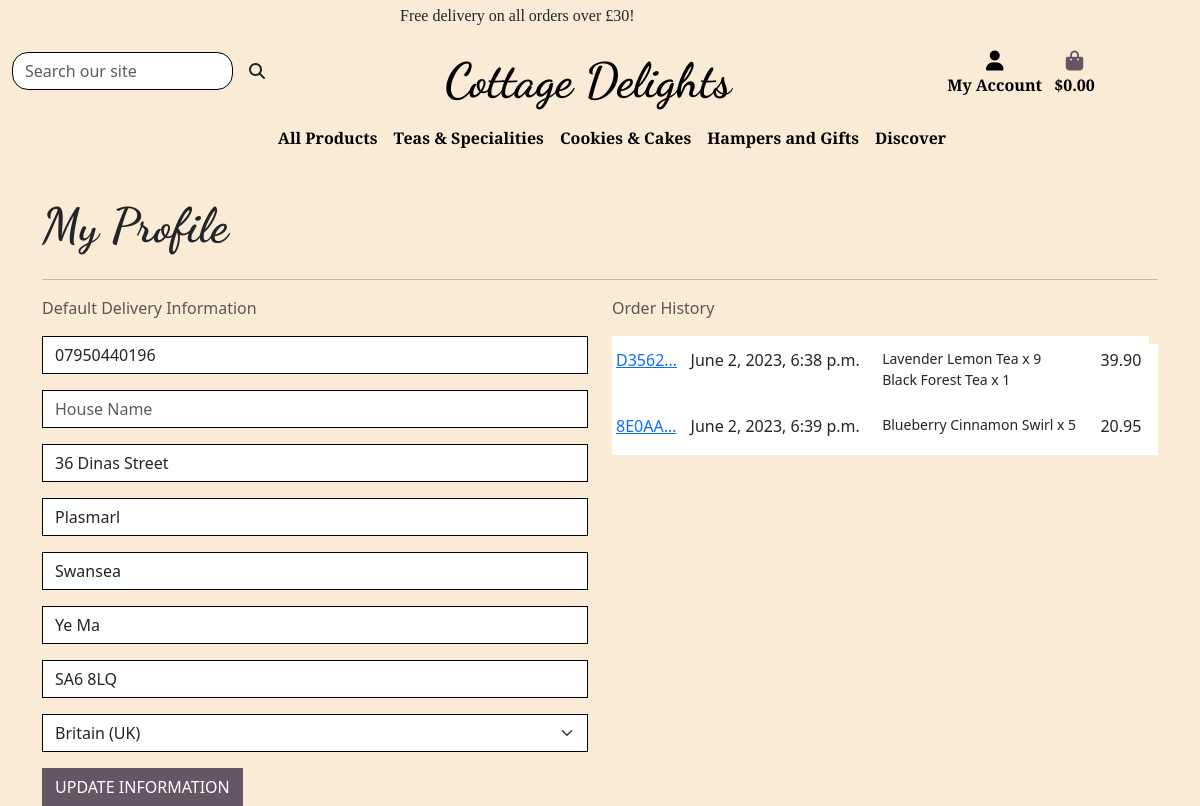
Screenshot of /userprofile/ (signed in) with the database file from the repository.
### userprofile/models.py (models this page shows, shortened)
class UserProfile(models.Model):
    user = models.OneToOneField(User, on_delete=models.CASCADE)
    default_phone_number = models.CharField(
        max_length=20, null=True, blank=True)
    default_house_name = models.CharField(max_length=20, null=True, blank=True)
    default_address_line_1 = models.CharField(
        max_length=80, null=True, blank=True)
    default_address_line_2 = models.CharField(
        max_length=80, null=True, blank=True)
    default_town_city = models.CharField(max_length=40, null=True, blank=True)
    default_county = models.CharField(max_length=80, null=True, blank=True)
    default_postcode = models.CharField(max_length=20, null=True, blank=True)
    default_country = CountryField(
        blank_label='Country', null=True, blank=True)

### checkout/models.py (models this page shows, shortened)
class OrderRecord(models.Model):
    order_number = models.CharField(max_length=50, null=False, editable=False)
    userprofile = models.ForeignKey(
        UserProfile, on_delete=models.SET_NULL,
        null=True, blank=True, related_name='orders')
    full_name = models.CharField(max_length=65, null=False, blank=False)
    email = models.EmailField(max_length=300, null=False, blank=False)
    phone_number = models.CharField(max_length=20, null=True, blank=True)
    house_name = models.CharField(max_length=30, null=True, blank=True)
    address_line_1 = models.CharField(max_length=80, null=False, blank=False)
    address_line_2 = models.CharField(max_length=80, null=True, blank=True)
    town_city = models.CharField(max_length=40, null=False, blank=False)
    county = models.CharField(max_length=40, null=True, blank=True)
    country = CountryField(blank_label='Country *', null=False, blank=False)
    postcode = models.CharField(max_length=10, null=False, blank=False)
    shopping_cart = models.TextField(null=False, blank=False, default='')
    order_total = models.DecimalField(
        max_digits=10, decimal_places=2, null=False, default=0)
    delivery_cost = models.DecimalField(
        max_digits=6, decimal_places=2, null=False, default=0)
    grand_total = models.DecimalField(
        max_digits=10, decimal_places=2, default=0)
    date = models.DateTimeField(auto_now_add=True)
    stripe_pid = models.CharField(
        max_length=254, null=False, blank=False, default='')

class OrderLineItem(models.Model):
    order = models.ForeignKey(
        OrderRecord, null=False, blank=False,
        on_delete=models.CASCADE, related_name='lineitems')
    product = models.ForeignKey(
        Product, null=False, blank=False, on_delete=models.CASCADE)
    quantity = models.IntegerField(null=False, blank=False, default=0)
    lineitem_total = models.DecimalField(
        max_digits=6, decimal_places=2,
        null=False, blank=False, editable=False)

### products/models.py (models this page shows, shortened)
class Product(models.Model):
    category = models.ForeignKey(
        'category', null=True, blank=True, on_delete=models.SET_NULL)
    sku = models.CharField(max_length=100)
    name = models.CharField(max_length=250, null=True, blank=True)
    description = models.TextField()
    ingredients = models.CharField(max_length=450)
    weight = models.CharField(max_length=10, null=True, blank=True)
    storage = models.TextField(null=True, blank=True)
    price = models.DecimalField(max_digits=6, decimal_places=2)
    rating = models.DecimalField(
        max_digits=6, decimal_places=2, null=True, blank=True)
    image_url = models.URLField(max_length=1024, null=True, blank=True)
    image = models.ImageField(null=True, blank=True)

### userprofile/views.py (the view)
# urls.py: path('userprofile/', include('userprofile.urls')),
@login_required
def userprofile(request):
    profile = get_object_or_404(UserProfile, user=request.user)
    if request.method == 'POST':
        form = UserProfileForm(request.POST, instance=profile)
        if form.is_valid():
            form.save()
            messages.success(request, 'Profile updated successfully')
        else:
            messages.error(request,
                           ('Update failed. Please ensure '
                            'the form is valid.'))
    else:
        form = UserProfileForm(instance=profile)
    orders = profile.orders.all()
    template = 'userprofile/profile.html'
    context = {
        'form': form,
        'orders': orders,
        'on_profile_page': True
    }
    return render(request, template, context)

### cart/contexts.py (called while the page is built, shortened)
def cart_contents(request):
    cart_items = []
    order_total = 0
    product_quant = 0
    cart = request.session.get('cart', {})
    if order_total < settings.FREE_DELIVERY_THRESHOLD:
        delivery = order_total * Decimal(settings.STANDARD_DELIVERY_PERCENTAGE / 100)
        free_delivery_delta = settings.FREE_DELIVERY_THRESHOLD - order_total
    else:
        delivery = 0
        free_delivery_delta = 0
    grand_total = delivery + order_total
    context = {
        'cart_items': cart_items,
        'order_total': order_total,
        'product_quant': product_quant,
        'delivery': delivery,
        'free_delivery_delta': free_delivery_delta,
        'free_delivery_threshold': settings.FREE_DELIVERY_THRESHOLD,
        'grand_total': grand_total,
    }
    return context

### userprofile/templates/userprofile/profile.html (shortened to what this page needs)
{% extends "base.html" %}
{% load static %}
{% block page_header %}
    <div class="container header-container">
    </div>
{% endblock %}
{% block content %}
    <div class="overlay"></div>
    <div class="container">
        <div class="row">
            <div class="col">
                <h2 class="logo-font mb-4">My Profile</h2>
                <hr>
            </div>
        </div>
        <div class="row">
            <div class="col-12 col-lg-6">
                <p class="text-muted">Default Delivery Information</p>
                <form class="mt-3" action="{% url 'userprofile' %}" method="POST" id="profile-update-form">
                    {{ form|crispy }}
                    <button class="btn btn-black rounded-0 text-uppercase float-right">Update Information</button>
                </form>
            </div>
            <div class="col-12 col-lg-6">
                <p class="text-muted">Order History</p>
                <div class="order-history table-responsive">
                    <table class="table table-sm table-borderless">
                        <thead>
                            <tr>
                                <th></th>
                                <th></th>
                                <th></th>
                                <th></th>
                            </tr>
                        </thead>
                        <tbody>
                            {% for order in orders %}
                            <tr>
                                <td>
                                    <a href="{% url 'order_history' order.order_number %}" title="{{ order.order_number }}">{{ order.order_number|truncatechars:6 }}</a>
                                </td>
                                <td>{{ order.date }}</td>
                                <td>
                                    <ul class="list-unstyled">
                                        {% for item in order.lineitems.all %}
                                        <li class="small">
                                        {{ item.product.name }} x {{ item.quantity }}
                                        </li>
                                        {% endfor %}
                                    </ul>
                                </td>
                                <td>{{ order.grand_total }}</td>
                                <td></td>
                            </tr>
                            {% endfor %}
                        </tbody>
                    </table>
                </div>
            </div>
        </div>
{% endblock %}

### templates/base.html (shortened to what this page needs)
{% load static %}
<!DOCTYPE html>
<html lang="en">
<head>
    {% block corecss %}
    <link href="https://cdn.jsdelivr.net/npm/bootstrap@5.3.0-alpha3/dist/css/bootstrap.min.css" rel="stylesheet">
    <link rel="stylesheet" href="{% static 'css/base.css' %}">
    {% endblock %}
</head>
<body>
    <header class="container-fluid header-bg fixed-top mt-0 mb-3 pt-0 gx-0 mx-0">
        <div id="topnav" class="row d-lg-flex headingdiv gx-0 mx-0">
        <div class="free-shipping col-sm-4 offset-4 my-auto">
            <div class="text-dark pt-1">
                <span class="text-center">Free delivery on all orders over £{{ free_delivery_threshold }}!</span>
            </div>
    </div>
        <div class="row pt-lg-2 d-lg-flex gx-0 mx-0">
        <div class="row">
             <div class="col-md-4 col-lg-3 py-1 py-lg-0 mt-3 d-none d-sm-none d-md-none d-lg-block">
                <form method="GET" action="{% url 'products' %}">
                    <div class="input-group w-100">
                        <input class="form-control border border-black rounded-4" type="text" name="q" placeholder="Search our site">
                        <div class="input-group-append">
                            <button class="form-control btn rounded-4" type="submit">
                                <span class="icon">
                                    <i class="fas fa-search"></i>
                                </span>
                            </button>
                        </div>
                    </div>
                </form>
            </div>
            <div class="col-12 col-lg-6 py-1 py-lg-0 mt-3 text-center text-lg-left">
                <a href="{% url 'home' %}" class="nav-link main-logo-link">
                    <h2 class="logo-font text-black my-0">Cottage Delights</h2>
                </a>
            </div>
            <div class="col-lg-3 my-auto py-1 py-lg-0 d-none d-sm-none d-md-none d-lg-block">
                <ul class="list-inline list-unstyled text-center text-lg-right my-0">
                    <li class="list-inline-item dropdown">
                        <a class="text-black nav-link" href="{% url 'userprofile' %}" id="user-options" data-bs-toggle="dropdown" aria-haspopup="true" aria-expanded="false">
                            <div class="text-center">
                                <div><i class="fas fa-user fa-lg"></i></div>
                                <p class="my-0">My Account</p>
                            </div>
                        </a>
                    </li>
                    <li class="list-inline-item pe-3">
                        <a class="{% if grand_total %}text-info font-weight-bold{% else %}text-black{% endif %} nav-link" href="{% url 'view_cart' %}">
                            <div class="text-center">
                                <div><i class="fas fa-shopping-bag fa-lg"></i></div>
                                <p class="my-0">
                                    {% if grand_total %}
                                        £{{ grand_total|floatformat:2 }}
                                    {% else %}
                                        $0.00
                                    {% endif %}
                                </p>
                            </div>
                        </a>
                    </li>
                </ul>
            </div>
            </div></div>
        <div class="row header-bg d-none d-sm-none d-md-none d-lg-block">
            <nav class="navbar d-none d-sm-block navbar-expand-md navbar-expand-lg navbar-light w-100">
                {% include 'includes/main_navigation.html' %}
            </nav>
        </div>
        <div class="row header-bg">
            <nav class="navbar navbar-expand-lg navbar-light w-50">
            </nav>
        </div>
    </div>
    </header>
    {% block page_header %}
    {% endblock %}
    {% block content %}
    {% endblock %}
</body>
</html>

### templates/includes/main_navigation.html (shortened to what this page needs)
<nav class="navbar-collapse navbar-expand-sm ps-5" id="main-nav">
    <ul class="navbar-nav w-auto mx-auto">
        <li class="nav-item dropdown">
            <a class="logo-font font-weight-bold nav-link text-black" href="#" id="all-products-link" data-bs-toggle="dropdown" aria-haspopup="true" aria-expanded="false">
                All Products
            </a>
        </li>
        <li class="nav-item dropdown">
            <a class="logo-font font-weight-bold nav-link text-black" href="{% url 'products' %}?category=loose_tea,special_teas" id="teas-specials-link" data-bs-toggle="dropdown" aria-haspopup="true" aria-expanded="false">
                Teas &amp; Specialities
            </a>
        </li>
        <li class="nav-item dropdown">
            <a class="logo-font font-weight-bold nav-link text-black" href="#" id="cookies-cakes-link" data-bs-toggle="dropdown" aria-haspopup="true" aria-expanded="false">
                Cookies &amp; Cakes
            </a>
        </li>
        <li class="nav-item dropdown">
            <a class="logo-font font-weight-bold nav-link text-black" href="#" id="hampers-gifts-link" data-bs-toggle="dropdown" aria-haspopup="true" aria-expanded="false">
                Hampers and Gifts
            </a>
        </li>
        <li class="nav-item dropdown">
            <a class="logo-font font-weight-bold nav-link text-black" href="#" id="sale-link" data-bs-toggle="dropdown" aria-haspopup="true" aria-expanded="false">
                Discover
            </a>
        </li>
    </ul>
</nav>

### static/css/base.css (style rules this page uses)
html { height: 100%; margin: 0; padding: 0; width: 100%; }
body { width: 100%; background-image: url('/media/elaine-howlin-FEpNmWh1fMc-unsplash-min.jpg'); background-repeat: no-repeat; background-size: cover; background-color: rgb(247, 235, 235); height: calc(76vh - 164px); }
.overlay { height: 100%; width: 100%; background-color: antiquewhite; z-index: -1; top: 0; left: 0; position: fixed; }
.header-container { padding-top: 164px; width: 100%; }
a.nav-link { font-family: 'Arbutus Slab', serif; font-weight: 700; }
header.header-bg { background-color: antiquewhite; }
h2.logo-font { font-family: 'Dancing Script', serif; font-weight: 700; font-size: 3em; }
.nav-item { list-style: none; font-family: 'Arbutus Slab', serif; font-weight: 700; }
div.free-shipping { z-index: 9000; font-family: 'Arbutus Slab', serif; font-weight: 400; }
.icon { align-items: center; display: inline-flex; justify-content: center; height: 1.5rem; width: 1.5rem; }
.fa-shopping-bag { color: rgb(99, 87, 100); }
a.btn-black, button.btn-black, input.btn-black, a.editbutton { background: rgb(99, 87, 100); color: white; }
@media (min-width: 768px) { .container { width: 100%; } }
@media (min-width: 992px) { .header-container { padding-top: 164px; } }
@media screen and (min-width: 768px) and (max-width: 1755px) { html { width: 100%; } }
@media screen and (min-width: 768px) and (max-width: 1755px) { body { width: 100%; } }
@media screen and (min-width: 768px) and (max-width: 1755px) { div.container { width: 100%; } }

### rows the page displays
UserProfile: default_phone_number "07950440196", default_address_line_1 "36 Dinas Street", default_address_line_2 "Plasmarl", default_town_city "Swansea", default_county "Ye Ma", default_postcode "SA6 8LQ", default_country "Britain (UK)"
OrderRecord: order_number "D3562…", date "June 2, 2023, 6:38 p.m.", grand_total "39.90"
OrderLineItem: product.name "Lavender Lemon Tea", quantity "9"
OrderLineItem: product.name "Black Forest Tea", quantity "1"
OrderRecord: order_number "8E0AA…", date "June 2, 2023, 6:39 p.m.", grand_total "20.95"
OrderLineItem: product.name "Blueberry Cinnamon Swirl", quantity "5"

### other values shown
{{ free_delivery_threshold }} "30"
